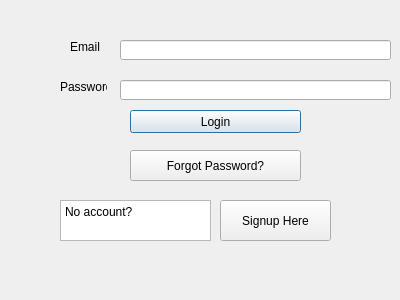
<?xml version="1.0" encoding="UTF-8"?>
<ui version="4.0">
 <class>loginButton_2</class>
 <widget class="QDialog" name="loginButton_2">
  <property name="geometry">
   <rect>
    <x>0</x>
    <y>0</y>
    <width>400</width>
    <height>300</height>
   </rect>
  </property>
  <property name="windowTitle">
   <string>Dialog</string>
  </property>
  <widget class="QLabel" name="label">
   <property name="geometry">
    <rect>
     <x>70</x>
     <y>40</y>
     <width>47</width>
     <height>14</height>
    </rect>
   </property>
   <property name="text">
    <string>Email</string>
   </property>
  </widget>
  <widget class="QLabel" name="label_2">
   <property name="geometry">
    <rect>
     <x>60</x>
     <y>80</y>
     <width>47</width>
     <height>14</height>
    </rect>
   </property>
   <property name="text">
    <string>Password</string>
   </property>
  </widget>
  <widget class="QLineEdit" name="lineEdit">
   <property name="geometry">
    <rect>
     <x>120</x>
     <y>40</y>
     <width>271</width>
     <height>20</height>
    </rect>
   </property>
  </widget>
  <widget class="QLineEdit" name="lineEdit_2">
   <property name="geometry">
    <rect>
     <x>120</x>
     <y>80</y>
     <width>271</width>
     <height>20</height>
    </rect>
   </property>
  </widget>
  <widget class="QPushButton" name="loginButton">
   <property name="geometry">
    <rect>
     <x>130</x>
     <y>110</y>
     <width>171</width>
     <height>23</height>
    </rect>
   </property>
   <property name="text">
    <string>Login</string>
   </property>
  </widget>
  <widget class="QPushButton" name="pushButton_2">
   <property name="geometry">
    <rect>
     <x>220</x>
     <y>200</y>
     <width>111</width>
     <height>41</height>
    </rect>
   </property>
   <property name="text">
    <string>Signup Here</string>
   </property>
  </widget>
  <widget class="QPushButton" name="forgotPasswordButton">
   <property name="geometry">
    <rect>
     <x>130</x>
     <y>150</y>
     <width>171</width>
     <height>31</height>
    </rect>
   </property>
   <property name="text">
    <string>Forgot Password?</string>
   </property>
  </widget>
  <widget class="QPlainTextEdit" name="plainTextEdit">
   <property name="geometry">
    <rect>
     <x>60</x>
     <y>200</y>
     <width>151</width>
     <height>41</height>
    </rect>
   </property>
   <property name="plainText">
    <string>No account?</string>
   </property>
  </widget>
 </widget>
 <resources/>
 <connections/>
</ui>
